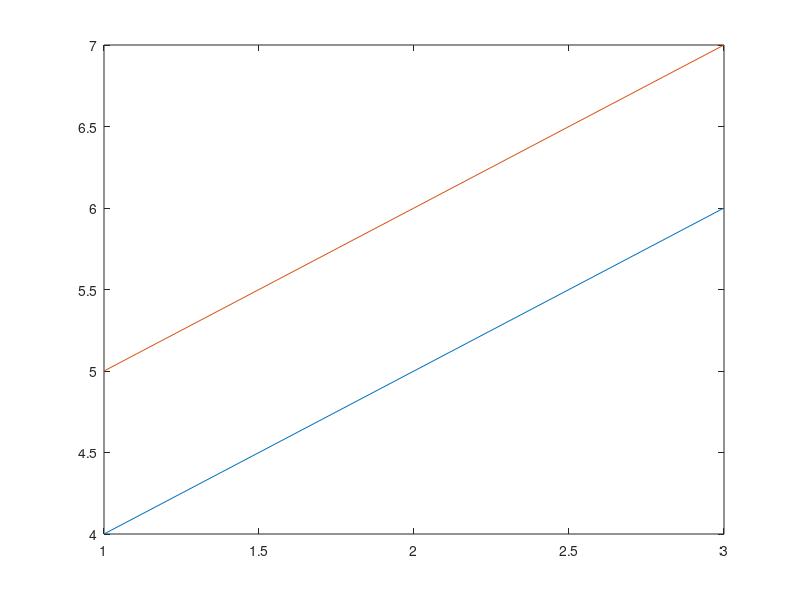
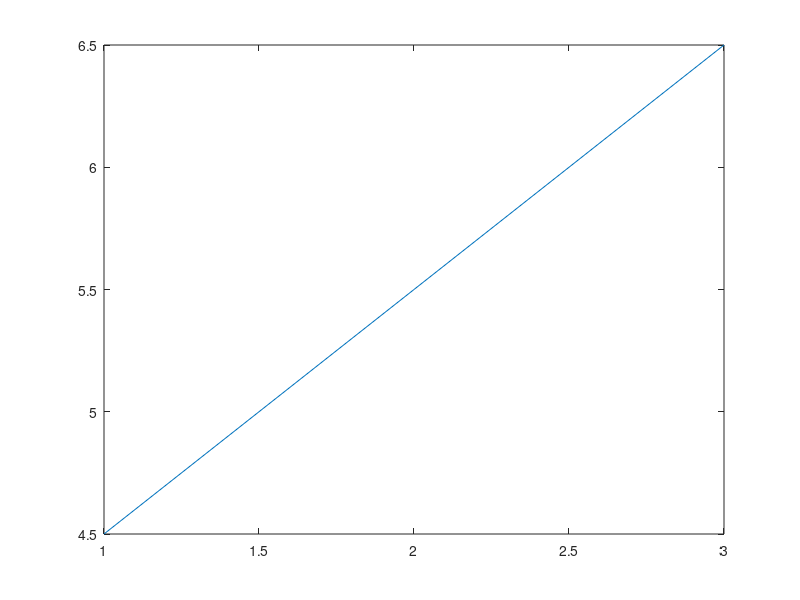

These figures' MATLAB source, in order:
clear all; close all; clc

x = [1 2 3]
y = [4 5 6]
y2 = [4.5 5.5 6.5]

figure(1)
plot(x,y)
hold all;
plot(x, y + 1)
figure(2)
plot(x,y2)

